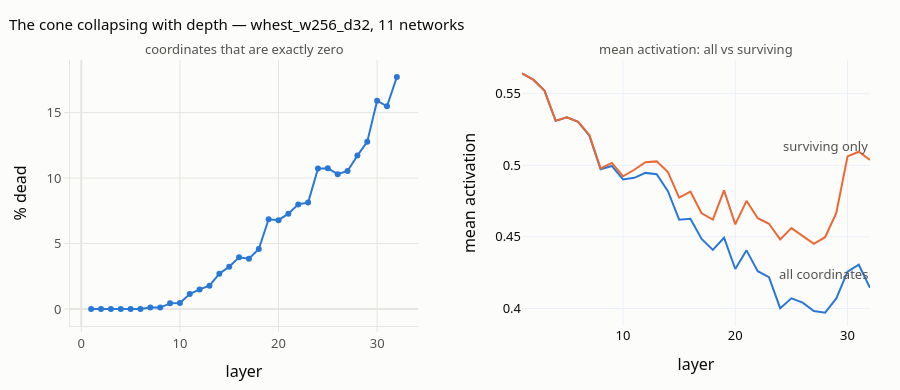

The notebook cell saved with this chart:
### Markdown cell above
Coordinates go dark and stay dark: once a coordinate is dead it never revives,
because the reachable set of the chain lies entirely in the halfspace where its
pre-activation is non-positive.

Averaged over networks, two curves tell the story. The mean over **all**
coordinates drifts down as coordinates die — but the mean over the **surviving**
coordinates goes *up*. The dynamics conserve mass while shrinking the support: this
is the concentration that produces the heavy tail in §4.

### Code cell
dead_by_layer = 100 * (AL == 0).mean(axis=(0, 2))
mean_all = AL.mean(axis=(0, 2))
mean_live = np.array([AL[:, l][AL[:, l] > 0].mean() if (AL[:, l] > 0).any() else 0.0
                      for l in range(depth)])
layers = np.arange(1, depth + 1)

fig = make_subplots(rows=1, cols=2, horizontal_spacing=0.13,
                    subplot_titles=("coordinates that are exactly zero",
                                    "mean activation: all vs surviving"))
fig.add_trace(go.Scatter(x=layers, y=dead_by_layer, mode="lines+markers",
                         line=dict(color=C_BLUE, width=2), marker=dict(size=6),
                         showlegend=False,
                         hovertemplate="layer %{x}<br>%{y:.2f}% dead<extra></extra>"),
              row=1, col=1)
for vals, colour, label in [(mean_all, C_BLUE, "all coordinates"),
                            (mean_live, C_ORANGE, "surviving only")]:
    fig.add_trace(go.Scatter(x=layers, y=vals, mode="lines", name=label,
                             line=dict(color=colour, width=2),
                             hovertemplate=f"{label}<br>layer %{{x}}<br>%{{y:.4f}}<extra></extra>"),
                  row=1, col=2)
    # Direct labels, so identity is never carried by colour alone.
    fig.add_annotation(x=depth, y=vals[-1], text=label, xref="x2", yref="y2",
                       showarrow=False, xanchor="right", yshift=14,
                       font=dict(color=colour, size=11))
style(fig, f"The cone collapsing with depth — {BIG}, {info[BIG]['num_points']:,} networks",
      height=390, showlegend=False)
fig.update_xaxes(title="layer", row=1, col=1)
fig.update_xaxes(title="layer", row=1, col=2)
fig.update_yaxes(title="% dead", row=1, col=1)
fig.update_yaxes(title="mean activation", row=1, col=2)
fig.update_annotations(font=dict(size=13, color=INK_SOFT))
fig.show()

print(f"final layer: {dead_by_layer[-1]:.2f}% of coordinates dead, "
      f"mean over all {mean_all[-1]:.4f} vs mean over surviving {mean_live[-1]:.4f}")

### Figure 1 — Plotly figure (JSON) as saved in the notebook; plotly's stock layout.template omitted (floating-point values rounded to 4 significant figures)
{"data": [{"hovertemplate": "layer %{x}<br>%{y:.2f}% dead<extra></extra>", "line": {"color": "#2a78d6", "width": 2}, "marker": {"size": 6}, "mode": "lines+markers", "showlegend": false, "type": "scatter", "x": [1, 2, 3, 4, 5, 6, 7, 8, 9, 10, 11, 12, 13, 14, 15, 16, 17, 18, 19, 20, 21, 22, 23, 24, 25, 26, 27, 28, 29, 30, 31, 32], "xaxis": "x", "y": [0.0, 0.0, 0.0, 0.0, 0.0, 0.0, 0.1065, 0.1065, 0.4261, 0.4616, 1.136, 1.491, 1.776, 2.699, 3.232, 3.942, 3.835, 4.581, 6.854, 6.783, 7.28, 7.99, 8.132, 10.72, 10.76, 10.3, 10.55, 11.72, 12.78, 15.91, 15.48, 17.72], "yaxis": "y"}, {"hovertemplate": "all coordinates<br>layer %{x}<br>%{y:.4f}<extra></extra>", "line": {"color": "#2a78d6", "width": 2}, "mode": "lines", "name": "all coordinates", "type": "scatter", "x": [1, 2, 3, 4, 5, 6, 7, 8, 9, 10, 11, 12, 13, 14, 15, 16, 17, 18, 19, 20, 21, 22, 23, 24, 25, 26, 27, 28, 29, 30, 31, 32], "xaxis": "x2", "y": [0.5643, 0.5598, 0.5522, 0.531, 0.5335, 0.5304, 0.5207, 0.4973, 0.4995, 0.4901, 0.4912, 0.4947, 0.4938, 0.482, 0.4621, 0.4627, 0.4486, 0.441, 0.4494, 0.4276, 0.4406, 0.426, 0.4219, 0.4002, 0.4071, 0.4041, 0.3982, 0.3971, 0.407, 0.4257, 0.4306, 0.4145], "yaxis": "y2"}, {"hovertemplate": "surviving only<br>layer %{x}<br>%{y:.4f}<extra></extra>", "line": {"color": "#eb6834", "width": 2}, "mode": "lines", "name": "surviving only", "type": "scatter", "x": [1, 2, 3, 4, 5, 6, 7, 8, 9, 10, 11, 12, 13, 14, 15, 16, 17, 18, 19, 20, 21, 22, 23, 24, 25, 26, 27, 28, 29, 30, 31, 32], "xaxis": "x2", "y": [0.5643, 0.5598, 0.5522, 0.531, 0.5335, 0.5304, 0.5212, 0.4978, 0.5017, 0.4924, 0.4969, 0.5022, 0.5027, 0.4953, 0.4775, 0.4817, 0.4665, 0.4621, 0.4825, 0.4587, 0.4752, 0.463, 0.4592, 0.4483, 0.4562, 0.4505, 0.4451, 0.4498, 0.4667, 0.5062, 0.5095, 0.5038], "yaxis": "y2"}], "layout": {"annotations": [{"font": {"color": "#52514e", "size": 13}, "showarrow": false, "text": "coordinates that are exactly zero", "x": 0.2175, "xanchor": "center", "xref": "paper", "y": 1, "yanchor": "bottom", "yref": "paper"}, {"font": {"color": "#52514e", "size": 13}, "showarrow": false, "text": "mean activation: all vs surviving", "x": 0.7825, "xanchor": "center", "xref": "paper", "y": 1, "yanchor": "bottom", "yref": "paper"}, {"font": {"color": "#52514e", "size": 13}, "showarrow": false, "text": "all coordinates", "x": 32, "xanchor": "right", "xref": "x2", "y": 0.4145, "yref": "y2", "yshift": 14}, {"font": {"color": "#52514e", "size": 13}, "showarrow": false, "text": "surviving only", "x": 32, "xanchor": "right", "xref": "x2", "y": 0.5038, "yref": "y2", "yshift": 14}], "font": {"color": "#0b0b0b", "family": "system-ui, -apple-system, Segoe UI, sans-serif", "size": 13}, "height": 390, "hoverlabel": {"font": {"size": 12}}, "legend": {"bgcolor": "rgba(0,0,0,0)", "borderwidth": 0, "font": {"color": "#52514e"}}, "margin": {"b": 60, "l": 70, "r": 30, "t": 60}, "paper_bgcolor": "#fcfcfb", "plot_bgcolor": "#fcfcfb", "showlegend": false, "title": {"font": {"color": "#0b0b0b", "size": 15}, "text": "The cone collapsing with depth — whest_w256_d32, 11 networks", "x": 0.01}, "xaxis": {"anchor": "y", "domain": [0, 0.435], "gridcolor": "#e6e5e1", "linecolor": "#e6e5e1", "tickcolor": "#e6e5e1", "tickfont": {"color": "#52514e"}, "ticks": "outside", "title": {"text": "layer"}, "zerolinecolor": "#e6e5e1"}, "xaxis2": {"anchor": "y2", "domain": [0.565, 1], "title": {"text": "layer"}}, "yaxis": {"anchor": "x", "domain": [0, 1], "gridcolor": "#e6e5e1", "linecolor": "#e6e5e1", "tickcolor": "#e6e5e1", "tickfont": {"color": "#52514e"}, "ticks": "outside", "title": {"text": "% dead"}, "zerolinecolor": "#e6e5e1"}, "yaxis2": {"anchor": "x2", "domain": [0, 1], "title": {"text": "mean activation"}}}}
